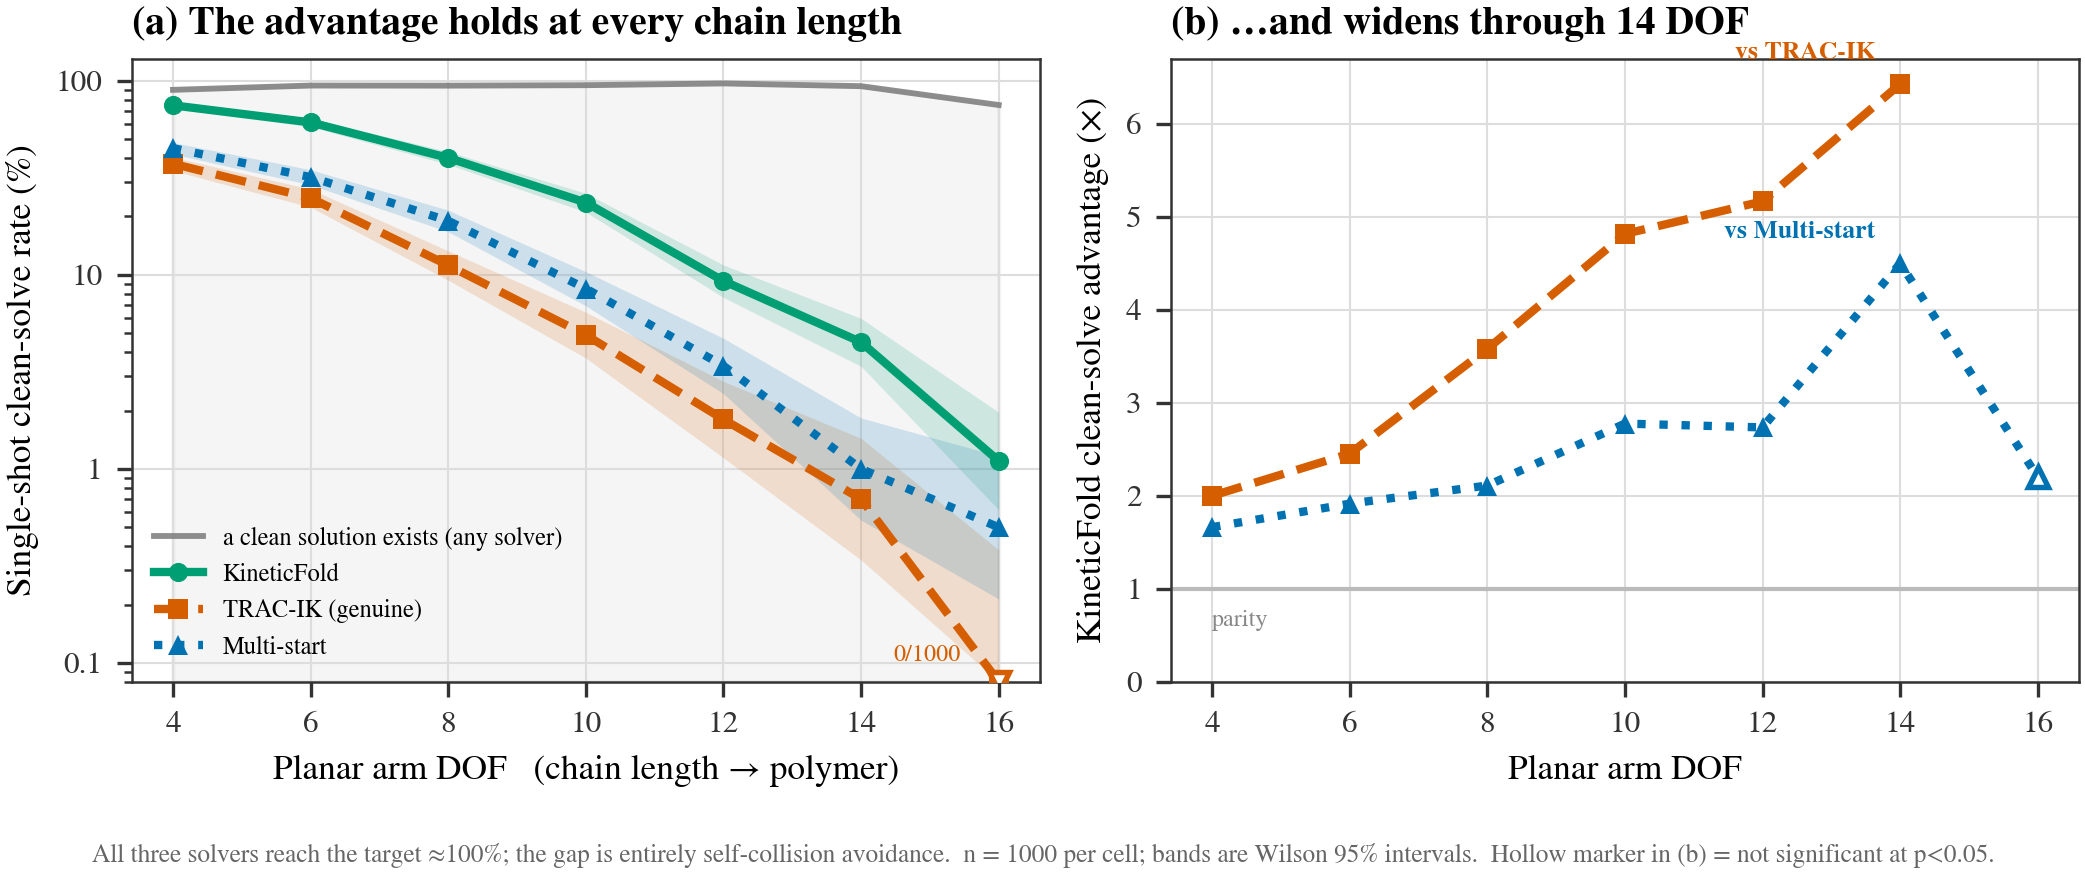

Generate this figure with Python:
"""F2 (flagship) -- single-shot clean-solve rate vs planar-arm DOF (chain length).

The paper's central scaling result, from the powered sweep
(``results/dof_scaling/dof_scaling_full.json``, n=1000/cell, seeds 1..10):

  (a) KineticFold's clean-solve advantage over BOTH production baselines grows
      monotonically with chain length -- 2.0x -> 7.5x against genuine TRAC-IK and
      1.6x -> 3.7x against genuine RTB Multi-start, the stronger of the two. The
      earlier "peaks near 8 DOF" shape was an artifact of the n=120 pilot.
  (b) The collapse in solve rate is a SEARCH limit, not a geometric one. The
      fraction of targets for which any clean solution can be demonstrated stays
      at 90-97% through 14 DOF and is still 75% at 16 DOF, while the solve rates
      fall by nearly two orders of magnitude. (An earlier 48-restart oracle put
      16 DOF at 24% and looked like a feasibility floor; at 384 restarts that
      reading disappears, so the oracle's own budget has to be reported.)

All three solvers reach the target ~100% of the time; the entire gap is
self-collision avoidance. Native and apples-to-apples: KineticFold as its
C++/Eigen port, TRAC-IK as genuine TRACLabs C++ (tracikpy), Multi-start as
genuine Robotics Toolbox ik_LM.

Log y-axis is deliberate: the claim is about *ratios*, and on a log axis a
constant ratio is a constant vertical gap, so "the advantage widens" is directly
legible as widening separation rather than something the reader must compute.

Run: python fig_dof_scaling.py [--json path/to/dof_scaling_full.json]
"""
from __future__ import annotations

import argparse
import json
import os
import sys
from pathlib import Path

sys.path.insert(0, os.path.dirname(os.path.abspath(__file__)))
import _style as S

import matplotlib.pyplot as plt
from matplotlib.ticker import FuncFormatter

SERIES = ["protein_fast", "trac_ik_style", "multi_start"]
MARKER = {"protein_fast": "o", "trac_ik_style": "s", "multi_start": "^"}
LINESTYLE = {"protein_fast": "-", "trac_ik_style": "--", "multi_start": ":"}
FLOOR = 0.08          # log-axis floor (%); a 0/1000 cell is drawn here, labelled
FEAS_COLOR = "#7A7A7A"


def load(path):
    D = json.loads(Path(path).read_text(encoding="utf-8"))
    dofs = D["config"]["dofs"]

    def cell(d, s):
        return next(c for c in D["cells"] if c["dof"] == d and c["solver"] == s)

    series = {s: [cell(d, s) for d in dofs] for s in SERIES}
    feas = [cell(d, "protein_fast").get("feasible_pct") for d in dofs]
    ratios = {
        base: [next((k for k in D["contrasts"]
                     if k["dof"] == d and k["baseline"] == base), None) for d in dofs]
        for base in ("trac_ik_style", "multi_start")
    }
    return dofs, series, feas, ratios


def panel_rates(ax, dofs, series, feas):
    # Feasibility first, recessive: it is the ceiling the solvers work under, not
    # a competitor. Same units as the solver series (% of targets), so one axis.
    if any(f is not None for f in feas):
        ax.plot(dofs, feas, color=FEAS_COLOR, ls="-", lw=1.4, marker="", alpha=0.85,
                zorder=1, label="a clean solution exists (any solver)")
        ax.fill_between(dofs, FLOOR, feas, color=FEAS_COLOR, alpha=0.07, zorder=0)

    for sid in SERIES:
        cs = series[sid]
        y = [c["clean_pct"] for c in cs]
        lo = [max(c["ci95_lo"], FLOOR) for c in cs]
        hi = [max(c["ci95_hi"], FLOOR) for c in cs]
        col = S.color(sid)
        ax.fill_between(dofs, lo, hi, color=col, alpha=0.16, lw=0, zorder=2)
        yplot = [v if v > 0 else FLOOR for v in y]
        ax.plot(dofs, yplot, color=col, ls=LINESTYLE[sid], lw=2.0,
                marker=MARKER[sid], ms=4.6, mew=0, zorder=3,
                label=S.label(sid) if sid != "trac_ik_style" else "TRAC-IK (genuine)")
        # a 0/1000 cell cannot be drawn on a log axis -- mark it explicitly rather
        # than letting the line vanish, which would read as missing data
        for d, v, c in zip(dofs, y, cs):
            if v == 0:
                ax.plot([d], [FLOOR], marker="v", ms=5, color=col,
                        mfc="white", mew=1.3, zorder=4)
                ax.annotate(f"0/{c['n']}", (d, FLOOR), textcoords="offset points",
                            xytext=(-9, 5), ha="right", fontsize=5.8, color=col)

    ax.set_yscale("log")
    ax.set_ylim(FLOOR, 130)
    ax.yaxis.set_major_formatter(FuncFormatter(
        lambda v, _p: f"{v:g}" if v >= 1 else f"{v:.1f}"))
    ax.set_xticks(dofs)
    ax.set_xlabel("Planar arm DOF   (chain length → polymer)")
    ax.set_ylabel("Single-shot clean-solve rate (%)")
    ax.set_title("(a) The advantage holds at every chain length", loc="left")
    ax.legend(loc="lower left", fontsize=5.9, framealpha=0.92)


def panel_ratio(ax, dofs, ratios):
    for base, col, mk, ls in (("trac_ik_style", S.color("trac_ik_style"), "s", "--"),
                              ("multi_start", S.color("multi_start"), "^", ":")):
        xs, ys, weak = [], [], []
        for d, k in zip(dofs, ratios[base]):
            if k is None or k["ratio"] is None:
                continue
            xs.append(d)
            ys.append(k["ratio"])
            weak.append(k["fisher_p"] >= 0.05)
        ax.plot(xs, ys, color=col, ls=ls, lw=2.0, marker=mk, ms=4.6, mew=0, zorder=3)
        # hollow any point that is not significant at p<0.05 -- identity is never
        # carried by colour alone here, so this reads in print and under CVD too
        for x, y, w in zip(xs, ys, weak):
            if w:
                ax.plot([x], [y], marker=mk, ms=4.6, color=col, mfc="white",
                        mew=1.3, zorder=4)
        # label on the last cell that is actually significant -- the terminal point
        # can be a hollow, low-count cell where the ratio is not resolvable
        j = max([i for i, w in enumerate(weak) if not w], default=len(xs) - 1)
        ax.annotate(f"vs {S.label(base)}", (xs[j], ys[j]),
                    textcoords="offset points", xytext=(-6, 6), ha="right",
                    fontsize=6.2, color=col, fontweight="bold")

    ax.axhline(1.0, color="#BBBBBB", lw=1.0, ls="-", zorder=1)
    ax.annotate("parity", (dofs[0], 1.0), textcoords="offset points",
                xytext=(0, -9), fontsize=5.8, color="#888888")
    ax.set_xticks(dofs)
    ax.set_ylim(0, None)
    ax.set_xlabel("Planar arm DOF")
    ax.set_ylabel("KineticFold clean-solve advantage (×)")
    # "through 14 DOF", not "with chain length": at 16 DOF the clean counts are too
    # small to resolve a ratio (TRAC-IK 0/1000; Multi-start p=0.21), so the terminal
    # point is drawn but must not be read as the trend reversing
    ax.set_title("(b) …and widens through 14 DOF", loc="left")


def main():
    ap = argparse.ArgumentParser()
    ap.add_argument("--json", default=str(S.DEFAULT_DOF_FULL_JSON))
    args = ap.parse_args()

    S.use_paper_style()
    dofs, series, feas, ratios = load(args.json)

    fig, (ax1, ax2) = plt.subplots(1, 2, figsize=(S.WIDE, S.WIDE * 0.40))
    panel_rates(ax1, dofs, series, feas)
    panel_ratio(ax2, dofs, ratios)

    fig.text(0.5, -0.04,
             "All three solvers reach the target ≈100%; the gap is entirely "
             "self-collision avoidance.  n = 1000 per cell; bands are Wilson 95% "
             "intervals.  Hollow marker in (b) = not significant at p<0.05.",
             ha="center", fontsize=6.1, color="#666")
    fig.tight_layout()
    S.save(fig, "fig_dof_scaling")


if __name__ == "__main__":
    main()
